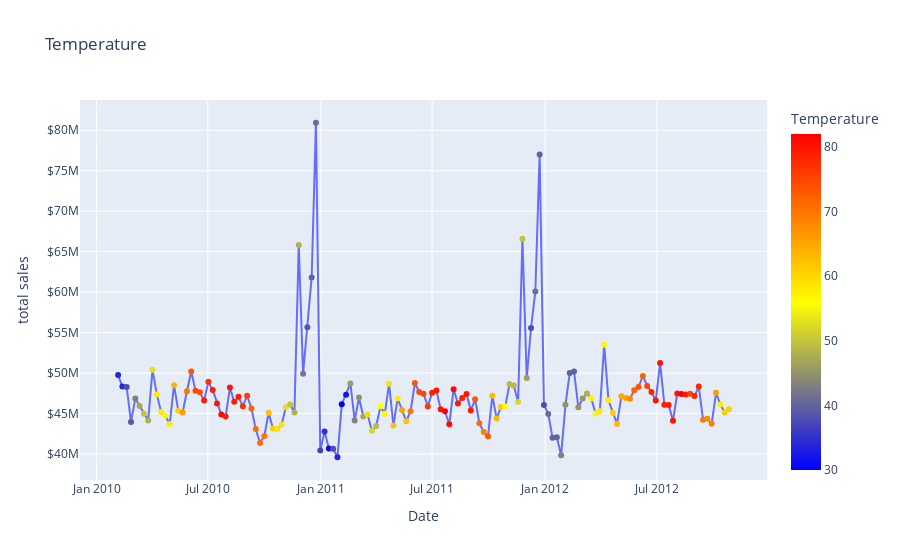

The notebook cell this image was saved under:
### Code cell
# Tempreture by date
temperature = features.groupby(["Date"])["Temperature"].mean().sort_index()
fig = px.scatter(ts, title='Temperature', color=ts.index.map(lambda x: round(temperature[x])),
                 color_continuous_scale=["blue", "yellow", "red"], labels={"color":"Temperature","value":"total sales"})
fig.update_traces(mode='lines+markers')
fig.update_yaxes(tickprefix="$")
fig.show()

### Figure 1 — Plotly figure (JSON) as saved in the notebook; plotly's stock layout.template omitted (floating-point values rounded to 4 significant figures; data arrays with more than 128 entries replaced by an {"elided": "..."} marker saying what was removed)
{"data": [{"hovertemplate": "Date=%{x}<br>total sales=%{y}<br>Temperature=%{marker.color}<extra></extra>", "legendgroup": "", "marker": {"color": {"elided": "143 int values"}, "coloraxis": "coloraxis", "symbol": "circle"}, "mode": "lines+markers", "name": "", "orientation": "v", "showlegend": false, "type": "scatter", "x": {"elided": "143 str values"}, "xaxis": "x", "y": {"elided": "143 float values"}, "yaxis": "y"}], "layout": {"coloraxis": {"colorbar": {"title": {"text": "Temperature"}}, "colorscale": [[0, "blue"], [0.5, "yellow"], [1, "red"]]}, "legend": {"tracegroupgap": 0}, "title": {"text": "Temperature"}, "xaxis": {"anchor": "y", "domain": [0, 1], "title": {"text": "Date"}}, "yaxis": {"anchor": "x", "domain": [0, 1], "tickprefix": "$", "title": {"text": "total sales"}}}}
